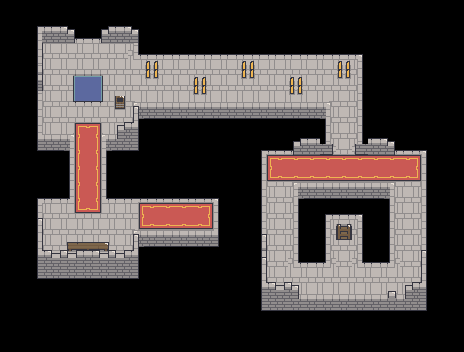

This game map was drawn from its Tiled (.tmx) file and the tilesets committed beside it. A one-line description and the trimmed map source follow:
An orthogonal 29x22 tile map with 16x16 px tiles, 5 tile layers (floor, carpet, decor, walls, ...), 1 hidden layer not drawn, 5 tilesets.

<map version="1.5" tiledversion="1.7.2" orientation="orthogonal" renderorder="right-down" width="29" height="22" tilewidth="16" tileheight="16" infinite="0" nextlayerid="7" nextobjectid="1">
 <tileset firstgid="1" source="dungeon_.tsx" />
 <tileset firstgid="281" source="dungeonDecoration_0.tsx" />
 <tileset firstgid="450" source="traps_.tsx" />
 <tileset firstgid="580" source="waterLavaAcid_.tsx" />
 <tileset firstgid="979" source="dungeonDecoration_1.tsx" />
 <layer id="1" name="floor" width="29" height="22" offsetx="-16" offsety="-16">
  <data>[638 cells, 368 non-empty, 25 distinct tile ids]</data>
 </layer>
 <layer id="3" name="carpet" width="29" height="22" offsetx="-16" offsety="-16">
  <data>[638 cells, 87 non-empty, 13 distinct tile ids]</data>
 </layer>
 <layer id="5" name="decor" width="29" height="22" offsetx="-16" offsety="-16">
  <data>[638 cells, 13 non-empty, 13 distinct tile ids]</data>
 </layer>
 <layer id="2" name="walls" width="29" height="22" offsetx="-16" offsety="-16">
  <data>[638 cells, 108 non-empty, 29 distinct tile ids]</data>
 </layer>
 <layer id="4" name="traps" width="29" height="22" offsetx="-16" offsety="-16">
  <data>[638 cells, 82 non-empty, 5 distinct tile ids]</data>
 </layer>
 <layer id="6" name="arches" width="29" height="22" visible="0" offsetx="-16" offsety="-16">
  <data>[638 cells, 17 non-empty, 7 distinct tile ids]</data>
 </layer>
</map>
